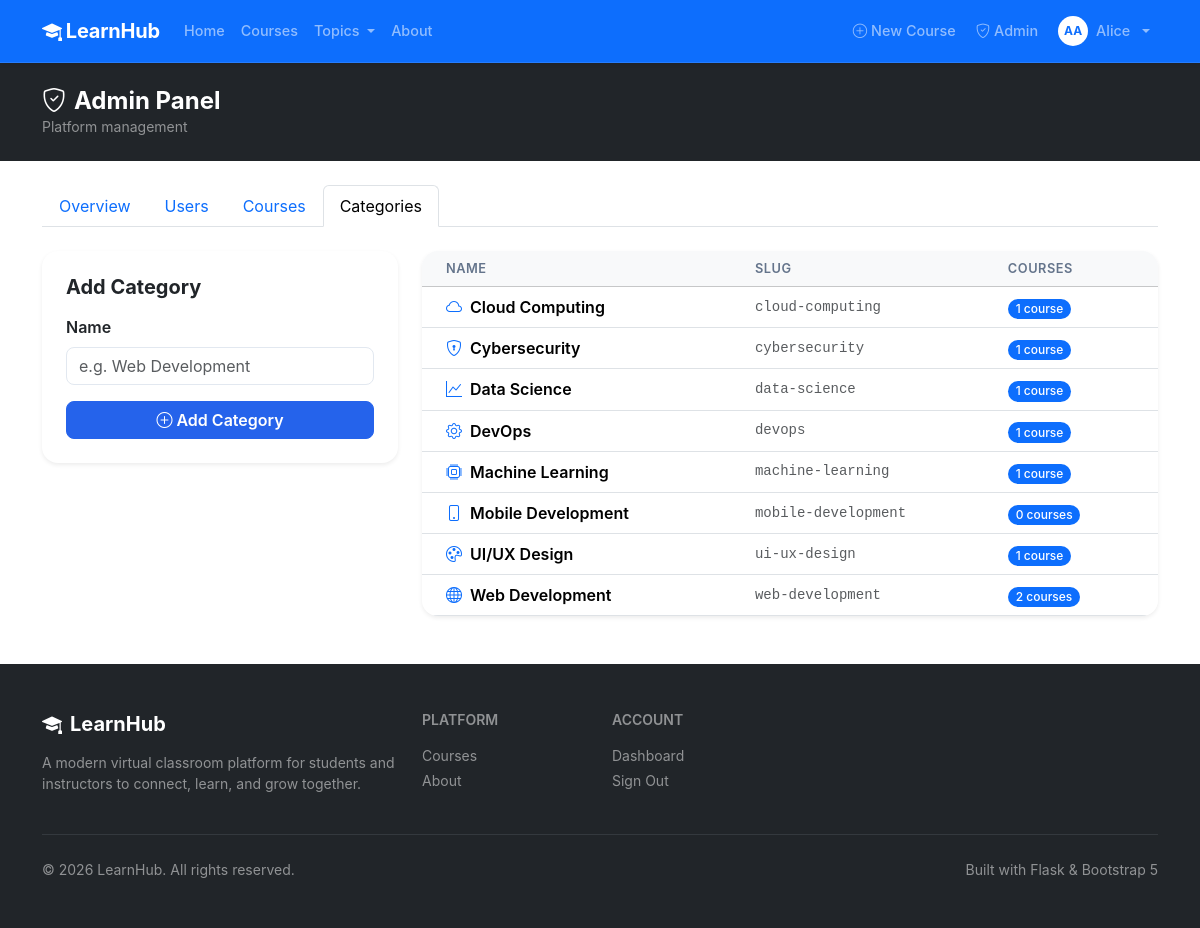
The app's page /admin/categories (signed in) with its own data.
### app/models/user.py (models this page shows, shortened)
class User(UserMixin, db.Model):
    __tablename__ = "users"
    id = db.Column(db.Integer, primary_key=True)
    first_name = db.Column(db.String(64), nullable=False)
    last_name = db.Column(db.String(64), nullable=False)
    email = db.Column(db.String(120), unique=True, nullable=False, index=True)
    password_hash = db.Column(db.String(256), nullable=False)
    role = db.Column(db.String(20), nullable=False, default=ROLE_STUDENT)
    bio = db.Column(db.Text, nullable=True)
    avatar_url = db.Column(db.String(512), nullable=True)
    is_active = db.Column(db.Boolean, default=True, nullable=False)
    created_at = db.Column(db.DateTime, default=lambda: datetime.now(timezone.utc))
    last_login = db.Column(db.DateTime, nullable=True)
    enrollments = db.relationship(
        "Enrollment", back_populates="student", lazy="dynamic",
        foreign_keys="Enrollment.student_id"
    )
    courses_taught = db.relationship(
        "Course", back_populates="instructor", lazy="dynamic",
        foreign_keys="Course.instructor_id"
    )
    @property
    def is_admin(self) -> bool:
        return self.role == ROLE_ADMIN
    @property
    def is_instructor(self) -> bool:
        return self.role in (ROLE_INSTRUCTOR, ROLE_ADMIN)

### app/models/course.py (models this page shows, shortened)
class Category(db.Model):
    __tablename__ = "categories"
    id = db.Column(db.Integer, primary_key=True)
    name = db.Column(db.String(64), unique=True, nullable=False)
    slug = db.Column(db.String(80), unique=True, nullable=False)
    description = db.Column(db.Text, nullable=True)
    icon = db.Column(db.String(64), default="bi-folder")
    courses = db.relationship("Course", back_populates="category", lazy="dynamic")

### app/routes/admin.py (the view)
@admin_bp.route("/categories", methods=["GET", "POST"])
def categories():
    if request.method == "POST":
        name = request.form.get("name", "").strip()
        if name:
            cat = get_or_create_category(name)
            flash(f"Category «{cat.name}» ready.", "success")
        return redirect(url_for("admin.categories"))
    cats = all_categories()
    return render_template("admin/categories.html", categories=cats)

### app/models/user.py (called while the page is built)
@login_manager.user_loader
def load_user(user_id: str):
    return db.session.get(User, int(user_id))

### app/routes/admin.py (called while the page is built)
@admin_bp.before_request
@login_required
def check_admin():
    if not current_user.is_admin:
        abort(403)

### app/services/course_service.py (called while the page is built)
def all_categories():
    return Category.query.order_by(Category.name).all()

### app/utils/template_helpers.py (called while the page is built)
def register_helpers(app):
    app.jinja_env.filters["timeago"] = timeago
    @app.context_processor
    def inject_globals():
        from app.models.course import Category
        return {
            "nav_categories": Category.query.order_by(Category.name).limit(6).all(),
            "current_year": datetime.utcnow().year,
        }

### app/templates/admin/categories.html (shortened to what this page needs)
{% extends "base.html" %}
{% block content %}
<div class="bg-dark text-white py-4 mb-4">
  <div class="container">
    <h1 class="h4 fw-bold mb-0"><i class="bi bi-shield-check me-2"></i>Admin Panel</h1>
    <p class="text-white-50 mb-0 small">Platform management</p>
  </div>
</div>
<div class="container pb-5">
  <ul class="nav nav-tabs mb-4">
    <li class="nav-item"><a class="nav-link" href="{{ url_for('admin.index') }}">Overview</a></li>
    <li class="nav-item"><a class="nav-link" href="{{ url_for('admin.users') }}">Users</a></li>
    <li class="nav-item"><a class="nav-link" href="{{ url_for('admin.courses') }}">Courses</a></li>
    <li class="nav-item"><a class="nav-link active" href="{{ url_for('admin.categories') }}">Categories</a></li>
  </ul>
  <div class="row g-4">
    <div class="col-md-4">
      <div class="card border-0 shadow-sm rounded-4">
        <div class="card-body p-4">
          <h5 class="fw-bold mb-3">Add Category</h5>
          <form method="POST">
            <div class="mb-3">
              <label class="form-label fw-semibold">Name</label>
              <input type="text" name="name" class="form-control rounded-3"
                     placeholder="e.g. Web Development" required maxlength="64" />
            </div>
            <button type="submit" class="btn btn-primary rounded-3 w-100 fw-semibold">
              <i class="bi bi-plus-circle me-1"></i>Add Category
            </button>
          </form>
        </div>
      </div>
    </div>
    <div class="col-md-8">
      <div class="card border-0 shadow-sm rounded-4 overflow-hidden">
        <div class="table-responsive">
          <table class="table table-hover align-middle mb-0">
            <thead class="table-light">
              <tr>
                <th class="ps-4">Name</th>
                <th>Slug</th>
                <th class="pe-4">Courses</th>
              </tr>
            </thead>
            <tbody>
              {% for cat in categories %}
              <tr>
                <td class="ps-4 fw-semibold">
                  <i class="{{ cat.icon }} text-primary me-2"></i>{{ cat.name }}
                </td>
                <td class="text-muted small font-monospace">{{ cat.slug }}</td>
                <td class="pe-4">
                  <a href="{{ url_for('courses.index', category=cat.id) }}"
                     class="badge bg-primary rounded-pill text-decoration-none">
                    {{ cat.courses.count() }} course{{ 's' if cat.courses.count() != 1 }}
                  </a>
                </td>
              </tr>
              {% else %}
              <tr>
                <td colspan="3" class="text-center text-muted py-4">
                  No categories yet. Add one using the form.
                </td>
              </tr>
              {% endfor %}
            </tbody>
          </table>
        </div>
      </div>
    </div>
  </div>
</div>
{% endblock %}

### app/templates/base.html (shortened to what this page needs)
<!DOCTYPE html>
<html lang="en" data-bs-theme="light">
<head>
  <link rel="stylesheet"
        href="https://cdn.jsdelivr.net/npm/bootstrap@5.3.3/dist/css/bootstrap.min.css" />
  <link rel="stylesheet"
        href="https://cdn.jsdelivr.net/npm/bootstrap-icons@1.11.3/font/bootstrap-icons.min.css" />
  <link rel="stylesheet" href="{{ url_for('static', filename='css/main.css') }}" />
</head>
<body class="d-flex flex-column min-vh-100">
  <nav class="navbar navbar-expand-lg navbar-dark bg-primary sticky-top shadow-sm">
    <div class="container">
      <a class="navbar-brand fw-bold" href="{{ url_for('main.home') }}">
        <i class="bi bi-mortarboard-fill me-1"></i>LearnHub
      </a>
      <div class="collapse navbar-collapse" id="mainNav">
        <ul class="navbar-nav me-auto mb-2 mb-lg-0">
          <li class="nav-item">
            <a class="nav-link {% if request.endpoint == 'main.home' %}active{% endif %}"
               href="{{ url_for('main.home') }}">Home</a>
          </li>
          <li class="nav-item">
            <a class="nav-link {% if request.blueprint == 'courses' %}active{% endif %}"
               href="{{ url_for('courses.index') }}">Courses</a>
          </li>
          {% if nav_categories %}
          <li class="nav-item dropdown">
            <a class="nav-link dropdown-toggle" href="#" data-bs-toggle="dropdown">
              Topics
            </a>
          </li>
          {% endif %}
          <li class="nav-item">
            <a class="nav-link {% if request.endpoint == 'main.about' %}active{% endif %}"
               href="{{ url_for('main.about') }}">About</a>
          </li>
        </ul>
        <ul class="navbar-nav ms-auto align-items-lg-center gap-1">
          {% if current_user.is_authenticated %}
            {% if current_user.is_instructor %}
            <li class="nav-item">
              <a class="nav-link" href="{{ url_for('courses.create') }}">
                <i class="bi bi-plus-circle me-1"></i>New Course
              </a>
            </li>
            {% endif %}
            {% if current_user.is_admin %}
            <li class="nav-item">
              <a class="nav-link" href="{{ url_for('admin.index') }}">
                <i class="bi bi-shield-check me-1"></i>Admin
              </a>
            </li>
            {% endif %}
            <li class="nav-item dropdown">
              <a class="nav-link dropdown-toggle d-flex align-items-center gap-2" href="#"
                 data-bs-toggle="dropdown">
                <span class="avatar-sm rounded-circle bg-white text-primary fw-bold">
                  {{ current_user.first_name[0] }}{{ current_user.last_name[0] }}
                </span>
                {{ current_user.first_name }}
              </a>
            </li>
          {% endif %}
        </ul>
      </div>
    </div>
  </nav>
  <main class="flex-grow-1">
    {% block content %}{% endblock %}
  </main>
  <footer class="bg-dark text-white mt-auto py-5">
    <div class="container">
      <div class="row g-4">
        <div class="col-lg-4">
          <h5 class="fw-bold mb-3">
            <i class="bi bi-mortarboard-fill me-2"></i>LearnHub
          </h5>
          <p class="text-white-50 small">
            A modern virtual classroom platform for students and instructors
            to connect, learn, and grow together.
          </p>
        </div>
        <div class="col-lg-2 col-6">
          <h6 class="text-white-50 text-uppercase small fw-semibold mb-3">Platform</h6>
          <ul class="list-unstyled small">
            <li class="mb-1"><a href="{{ url_for('courses.index') }}" class="text-white-50 text-decoration-none link-hover">Courses</a></li>
            <li class="mb-1"><a href="{{ url_for('main.about') }}" class="text-white-50 text-decoration-none link-hover">About</a></li>
          </ul>
        </div>
        <div class="col-lg-2 col-6">
          <h6 class="text-white-50 text-uppercase small fw-semibold mb-3">Account</h6>
          <ul class="list-unstyled small">
            {% if current_user.is_authenticated %}
            <li class="mb-1"><a href="{{ url_for('dashboard.index') }}" class="text-white-50 text-decoration-none link-hover">Dashboard</a></li>
            <li class="mb-1"><a href="{{ url_for('auth.logout') }}" class="text-white-50 text-decoration-none link-hover">Sign Out</a></li>
            {% else %}
            <li class="mb-1"><a href="{{ url_for('auth.login') }}" class="text-white-50 text-decoration-none link-hover">Sign In</a></li>
            <li class="mb-1"><a href="{{ url_for('auth.register') }}" class="text-white-50 text-decoration-none link-hover">Register</a></li>
            {% endif %}
          </ul>
        </div>
      </div>
      <hr class="border-secondary my-4" />
      <div class="d-flex flex-column flex-md-row justify-content-between align-items-center gap-2">
        <p class="text-white-50 small mb-0">&copy; {{ current_year }} LearnHub. All rights reserved.</p>
        <p class="text-white-50 small mb-0">Built with Flask &amp; Bootstrap 5</p>
      </div>
    </div>
  </footer>
</body>
</html>

### app/static/css/main.css (style rules this page uses)
:root { --lh-primary: #2563eb; --lh-primary-dark: #1d4ed8; --lh-success: #16a34a; --lh-warning: #d97706; --lh-surface: #f8fafc; --lh-border: #e2e8f0; --lh-text: #1e293b; --lh-text-muted: #64748b; --lh-radius: 0.75rem; --lh-radius-lg: 1rem; --lh-shadow: 0 1px 3px rgba(0,0,0,.08), 0 1px 2px rgba(0,0,0,.06); --lh-shadow-md: 0 4px 6px -1px rgba(0,0,0,.1), 0 2px 4px -1px rgba(0,0,0,.06); --lh-shadow-lg: 0 10px 15px -3px rgba(0,0,0,.1), 0 4px 6px -2px rgba(0,0,0,.05); --lh-transition: all .2s ease; }
body { font-family: 'Inter', system-ui, -apple-system, sans-serif; color: var(--lh-text); background-color: #fff; -webkit-font-smoothing: antialiased; }
.text-white-50 { color: rgba(255,255,255,.50) !important; }
.navbar { backdrop-filter: blur(6px); border-bottom: 1px solid rgba(255,255,255,.1); }
.navbar-brand { font-size: 1.25rem; letter-spacing: -.01em; }
.navbar .nav-link { font-weight: 500; font-size: .9rem; padding: .5rem .75rem; border-radius: .5rem; transition: background .15s; }
.avatar-sm { display: inline-flex; align-items: center; justify-content: center; width: 30px; height: 30px; font-size: .75rem; }
.form-control, .form-select { border-color: var(--lh-border); transition: border-color .15s, box-shadow .15s; }
.btn { font-weight: 500; transition: var(--lh-transition); }
.btn-primary { background: var(--lh-primary); border-color: var(--lh-primary); }
.table > thead > tr > th { font-size: .8rem; font-weight: 600; text-transform: uppercase; letter-spacing: .04em; color: var(--lh-text-muted); border-bottom-width: 1px; }
.badge { font-weight: 500; }
.rounded-4 { border-radius: var(--lh-radius-lg) !important; }

### records on screen
User: first_name "A", last_name "A", first_name "Alice"
Category: name "Cloud Computing", slug "cloud-computing", courses.count "1"
Category: name "Cybersecurity", slug "cybersecurity", courses.count "1"
Category: name "Data Science", slug "data-science", courses.count "1"
Category: name "DevOps", slug "devops", courses.count "1"
Category: name "Machine Learning", slug "machine-learning", courses.count "1"
Category: name "Mobile Development", slug "mobile-development", courses.count "0", courses "s"
Category: name "UI/UX Design", slug "ui-ux-design", courses.count "1"
Category: name "Web Development", slug "web-development", courses.count "2", courses "s"
